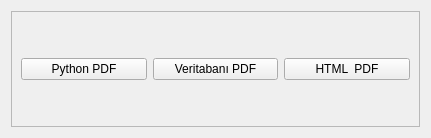
<?xml version="1.0" encoding="UTF-8"?>
<ui version="4.0">
 <class>Form</class>
 <widget class="QWidget" name="Form">
  <property name="geometry">
   <rect>
    <x>0</x>
    <y>0</y>
    <width>431</width>
    <height>138</height>
   </rect>
  </property>
  <property name="windowTitle">
   <string>PDF</string>
  </property>
  <layout class="QVBoxLayout" name="verticalLayout">
   <item>
    <widget class="QFrame" name="frame">
     <property name="frameShape">
      <enum>QFrame::StyledPanel</enum>
     </property>
     <property name="frameShadow">
      <enum>QFrame::Raised</enum>
     </property>
     <layout class="QVBoxLayout" name="verticalLayout_2">
      <item>
       <layout class="QGridLayout" name="gridLayout">
        <item row="0" column="1">
         <widget class="QPushButton" name="pushButton">
          <property name="text">
           <string>Veritabanı PDF</string>
          </property>
         </widget>
        </item>
        <item row="0" column="0">
         <widget class="QPushButton" name="pushButton_2">
          <property name="text">
           <string>Python PDF</string>
          </property>
         </widget>
        </item>
        <item row="0" column="2">
         <widget class="QPushButton" name="pushButton_3">
          <property name="text">
           <string>HTML  PDF</string>
          </property>
         </widget>
        </item>
       </layout>
      </item>
     </layout>
    </widget>
   </item>
  </layout>
 </widget>
 <resources/>
 <connections/>
</ui>
